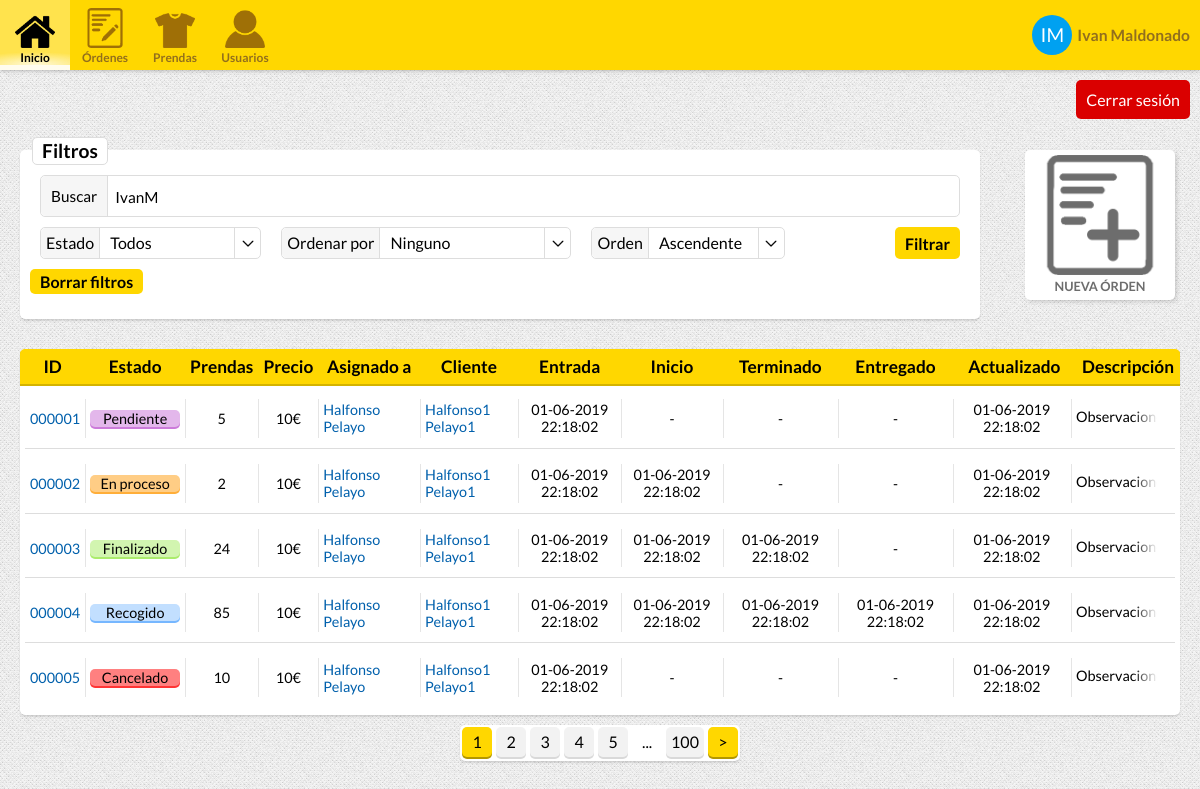
The app's page /orders.php?search=IvanM (signed in) with its own data.
### tables this page shows
CREATE TABLE "USERS" (
	"USER_ID"	INTEGER NOT NULL PRIMARY KEY AUTOINCREMENT,
	"USERNAME"	TEXT NOT NULL,
	"NAME"	TEXT NOT NULL,
	"SURNAME"	TEXT,
	"PHONE"	INTEGER,
	"EMAIL"	TEXT NOT NULL,
	"HASHED_PASSWORD"	TEXT NOT NULL,
	"ROLE_ID"	INTEGER NOT NULL DEFAULT 0,
	"UPDATE_TIMESTAMP"	INTEGER NOT NULL,
	"REGISTER_TIMESTAMP"	INTEGER NOT NULL,
	"ACTIVE"	INTEGER NOT NULL DEFAULT 0,
	FOREIGN KEY("ROLE_ID") REFERENCES "USER_ROLES"("ROLE_ID")
);

### Controllers/UserController.php (called while the page is built, shortened)
<?php
class UserController {
    private function connect(){
        return new PDO("sqlite:.data/data.db");
    }
    public function getUser($id){
        $db = $this->connect();
        $sql = "SELECT * FROM USERS AS U, USER_ROLES AS R WHERE USER_ID = :userID AND U.ROLE_ID = R.ROLE_ID";
        $stmt = $db->prepare($sql);
        $stmt->bindParam(':userID', $id);
        if($stmt->execute()){
            if($row = $stmt->fetch()){
               return new User(
                $row["USER_ID"],
                $row["USERNAME"],
                $row["HASHED_PASSWORD"],
                $row["EMAIL"],
                new Role(
                    $row["ROLE_ID"],
                    $row["ROLE_NAME"],
                    $row["ROLE_CSS_CLASS"],
                    $row["ROLE_DESCRIPTION"]
                ),
                $row["PHONE"],
                $row["NAME"],
                $row["SURNAME"],
                $row["REGISTER_TIMESTAMP"],
                $row["UPDATE_TIMESTAMP"],
                $row["ACTIVE"]
                );
            }
        }
        return null;
    }
}

### Classes/User.php (called while the page is built, shortened)
<?php
class User{
    private $id;
    private $name;
    private $surname;
    function __construct($id = 0, $username, $password = null, $email, $role, $telephone, $name, $surname, $registeredDate, $updateDate, $active = 0){
        $this->id = $id;
        $this->name = $name;
        $this->surname = $surname;
        $registeredDateOb = new DateTime();
        $registeredDateOb->setTimestamp($registeredDate);
        $updateDateOb = new DateTime();
        $updateDateOb->setTimestamp($updateDate);
    }
    function getId(){
        return $this->id;
    }
    function getName(){
        return $this->name;
    }
    function getSurname(){
        return $this->surname;
    }
}

### ViewControllers/vistaController.php (the view, shortened to what this page needs)
<?php
function showOrderByFilter($filters){
    ?>
    <label class="boxed-select" id="order-by-filter">
        <div>Ordenar por</div>
    </label>
    <?php
}
    ?>
    <?php
function showOrderDirectionFilter(){
    ?>
    <label class="boxed-select" id="order-direction-filter">
        <div>Orden</div>
    </label>
    <?php
}
function showPaginator($baseURL, $actualPage, $totalItems, $urlParams, $itemsPerPage = 10){
    $totalPages = ceil($totalItems / $itemsPerPage);
    $paginatorFillPages = 4;
    if($totalPages > 1){
        ?>
        <div class="paginator">
            <?php
        for($i = $paginatorFillPages; $i > 0; $i--){
            $urlParams["page"] = $actualPage - $i;
            ?>
            <?php
        }
        ?>
        <a class="page actual"><?=$actualPage?></a>
        <?php
        for($i = 0; $i < $paginatorFillPages; $i++){
            $urlParams["page"] = $actualPage + $i + 1;
            if($urlParams["page"] < $totalPages){
            ?>
            <a class="page" href="<?=$baseURL . http_build_query($urlParams)?>"><?=$urlParams["page"]?></a>
            <?php
            }
        }
        if($actualPage < $totalPages -  $paginatorFillPages - 1){
            ?>
            <a class="page disabled">...</a>
            <?php
        }
        if($actualPage < $totalPages){
            $urlParams["page"] = $totalPages;
            ?>
            <a class="page" href="<?=$baseURL . http_build_query($urlParams)?>"><?=$urlParams["page"]?></a>
            <?php
        }
        if($actualPage < $totalPages){
            $urlParams["page"] = $actualPage + 1;
            ?>
            <a class="page next" href="<?=$baseURL . http_build_query($urlParams)?>">&#62;</a>
            <?php
        }
        ?>
        </div>
        <?php
    }
    ?>
    <?php
}

### includes/navbar.inc (shortened to what this page needs)
<nav class="top-header">
    <a class="menu-item" href="index.php">
        <img src="media/img/inicio.png">
        <div class="label">Inicio</div>
    </a>
    <a class="menu-item" href="orders.php">
        <img src="media/img/order.png">
        <div class="label">Órdenes</div>
    </a>
    <?php
    if($employee||$admin){
        ?>
    <a class="menu-item" href="clothes.php">
        <img src="media/img/prendas.png">
        <div class="label">Prendas</div>
    </a>
    <a class="menu-item" href="users.php">
        <img src="media/img/users.png">
        <div class="label">Usuarios</div>
    </a>
        <?php
    }
    ?>
    <a class="menu-item user" href="user.php?id=<?=$sessionUser->getID()?>">
        <div class="user-avatar"><?=substr($sessionUser->getName(), 0,1) . substr($sessionUser->getSurname(), 0,1)?></div>
        <div class="username"><?=$sessionUser->getName()." ".$sessionUser->getSurname()?></div>
    </a>
</nav>
<a class="logout-button" href="?logout">Cerrar sesión</a>

### style/style.css (style rules this page uses)
body { font-family: "Lato", sans-serif; margin: 0; background-image: url("./../media/img/bg/dotnoise-light-grey.png"); background-color: #fff; }
body > * { opacity: 0; transition: opacity 0.1s; }
a { text-decoration: none; color: #0060ac; }
label.boxed-select { display: flex; border: 1px solid #ddd; background-color: #fff; height: 30px; border-radius: 5px; transition: border 0.1s, box-shadow 0.1s; }
label.boxed-select > div { line-height: 30px; }
label.boxed-select > div:first-child { padding: 0px 5px 0 10px; padding-left: 5px; padding-right: 5px; border-right: 1px solid #ddd; border-radius: 5px 0 0 5px; background-color: #f6f6f6; }
div.paginator { display: flex; flex-flow: row nowrap; flex-basis: 30px; background-color: #fff; padding-bottom: 2px; align-items: stretch; justify-content: center; border-radius: 5px; box-shadow: 0px 2px 3px -1px rgba(0,0,0,0.2); }
div.paginator > a.page { margin: 2px; padding: 5px; flex-grow: 1; flex-shrink: 0; min-width: 20px; border-radius: 5px; background-color: rgba(0,0,0,0.05); height: 20px; line-height: 20px; text-align: center; color: #000; box-shadow: 0 2px 0 rgba(0,0,0,0.15); }
div.paginator > a.page.actual, div.paginator > a.page.next, div.paginator > a.page.previous { background-color: #ffd700; box-shadow: 0 2px 0 #b39700; }
div.paginator > a.page.disabled { background-color: transparent; box-shadow: 0 0 0; }

### style/header.css (style rules this page uses)
nav.top-header { display: flex; flex-flow: row nowrap; width: 100%; background-color: #ffd700; box-shadow: 0 0 5px rgba(0,0,0,0.3); margin-bottom: 60px; }
nav.top-header > a.menu-item { display: flex; flex-flow: column nowrap; align-content: center; justify-content: center; margin: 0; padding: 5px 5px 0 5px; min-width: 70px; min-height: 70px; font-size: 12px; font-weight: 700; text-align: center; text-decoration: none; color: #926f1d; border-bottom: 5px solid rgba(255,255,255,0); box-sizing: border-box; }
nav.top-header > a.menu-item > img { width: 40px; height: 40px; margin: auto; }
nav.top-header > a.menu-item > img { margin: auto; }
nav.top-header > a.menu-item.user { margin-left: auto; flex-flow: row nowrap; justify-content: center; align-items: center; }
nav.top-header > a.menu-item.user > div.user-avatar { background-color: #00a1f1; border-radius: 50%; height: 40px; width: 40px; line-height: 40px; text-align: center; color: #fff; font-size: 1.6em; font-weight: 400; }
nav.top-header > a.menu-item.user > div.username { font-size: 1.3em; margin: 5px; }
.logout-button { position: absolute; right: 10px; top: 80px; background-color: #DA0000; padding: 10px; border-radius: 5px; color: #fff; }

### style/views.css (style rules this page uses)
.item-filters > label { margin: 5px 10px; }

### records on screen
users: NAME "I", SURNAME "M", NAME "Ivan", SURNAME "Maldonado", USER_ID "2"

### other values on screen
str_pad($order->getID(), 6, "0", STR_PAD_LEFT) "000001"
$orderState->getName() "Pendiente"
$order->getTotalOrderItems() "5"
$employee->getName() "Halfonso"
$employee->getSurname() "Pelayo"
$client->getName() "Halfonso1"
$client->getSurname() "Pelayo1"
$order->getEnterDateString() "01-06-2019 22:18:02"
$order->getWorkingDateString() "-"
$order->getFinishDateString() "-"
$order->getOutDateString() "-"
$order->getUpdateDateString() "01-06-2019 22:18:02"
$order->getObservations() "Observaciones"
str_pad($order->getID(), 6, "0", STR_PAD_LEFT) "000002"
$orderState->getName() "En proceso"
